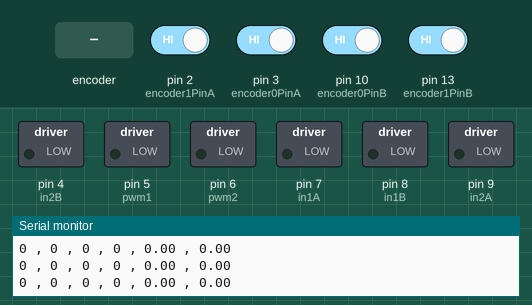
The sketch below on a simulated Arduino Uno, built with avr-gcc and run on an emulated ATmega328P. Shown: switched loads named in the sketch (green lamp = pin HIGH), the last lines printed to the serial monitor. Dashed ring = blinking. The inputs (shaded band) are chosen by the test bench; at power-on: pin 2 (encoder1PinA), pin 3 (encoder0PinA), pin 10 (encoder0PinB), pin 13 (encoder1PinB) HIGH.

Above: at 1.2 s.
1.3 s: rotary encoder on pin 2 (encoder1PinA) / pin 10 (encoder0PinB) turned 3 steps (first pin leading)
At 1.75 s:
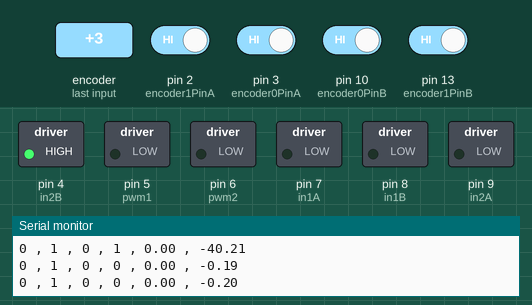
3.4 s: pin 3 (encoder0PinA) driven LOW
At 4.5 s:
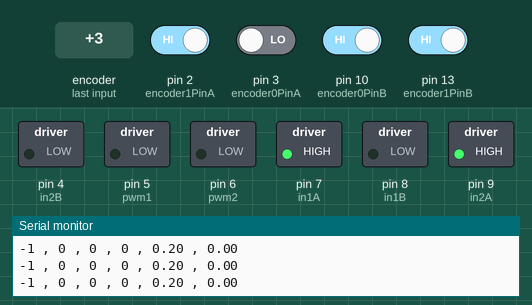
4.9 s: rotary encoder on pin 2 (encoder1PinA) / pin 10 (encoder0PinB) turned 1 step (first pin leading)
At 6.2 s:
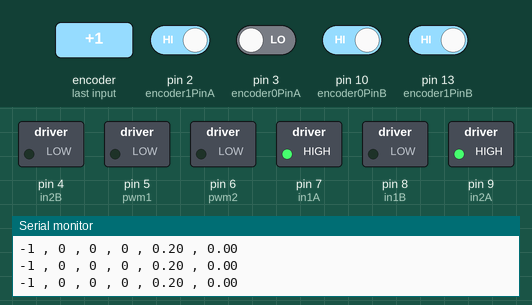
6.6 s: pin 3 (encoder0PinA) driven HIGH
At 7.7 s:
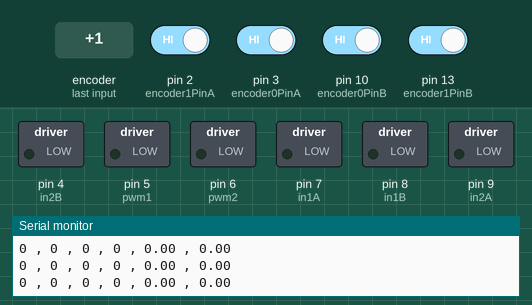
Timing chart, 0 to 9.6 s (numbered marks = the images above; inputs shaded):
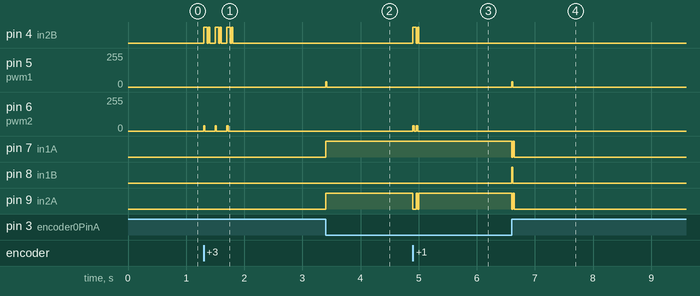

Measured:
- after the input at 1.3 s, pin 4 (in2B): LOW → HIGH at once, then repeats every 0.20 s: LOW 0.02 s, HIGH 0.02 s, LOW 0.10 s, HIGH 0.06 s, until it stays LOW from 1.8 s; pin 6 (pwm2): alternates 40/255 for 0.02 s and 0/255 for 0.18 s, 6 changes in all, then stays 0/255, starting at once
- after the input at 3.4 s, pin 5 (pwm1): 0/255 → 40/255 at once, → 0/255 0.02 s later; pin 7 (in1A), pin 9 (in2A): LOW → HIGH at once
- after the input at 4.9 s, pin 4 (in2B): alternates HIGH for 0.04 s and LOW for 0.02 s, 4 changes in all, then stays LOW, starting at once; pin 6 (pwm2): alternates 40/255 for 0.02 s and 0/255 for 0.04 s, 4 changes in all, then stays 0/255, starting at once
- after the input at 6.6 s, pin 5 (pwm1): 0/255 → 40/255 at once, → 0/255 0.02 s later; pin 7 (in1A), pin 9 (in2A): HIGH → LOW at once, → HIGH 0.02 s later, → LOW 0.02 s later; pin 8 (in1B): LOW → HIGH at once, → LOW 0.02 s later

The sketch:

Final_M0Left_M1Right_8Nov2018.ino
```cpp
#include <PID_v1.h>  //PID loop from http://playground.arduino.cc/Code/PIDLibrary

unsigned long previousMillis = 0;
const long interval = 20;

int diffPosition0,diffPosition1;
int prevPosition0,prevPosition1;

#define encoder0PinA 3
#define encoder0PinB 10
#define encoder1PinA 2
#define encoder1PinB 13

#define in1A 7
#define in1B 8
#define pwm1 5
#define in2A 9
#define in2B 4
#define pwm2 6

volatile long encoder0Pos = 0;
volatile long encoder1Pos = 0;

int read1;
int read2;
char ident;

//Right motor speed control

double Pk1 = 40;  //speed it gets there
double Ik1 = 10;
double Dk1 = 0.0001;
double Setpoint1, Input1, Output1, Output1a;    // PID variables velocity0

PID PID1(&Input1, &Output1, &Setpoint1, Pk1, Ik1 , Dk1, DIRECT);

//Right motor speed control

double Pk2 = 40;  //speed it gets there
double Ik2 = 10;
double Dk2 = 0.0001;
double Setpoint2, Input2, Output2, Output2a;    // PID variables velocity1

PID PID2(&Input2, &Output2, &Setpoint2, Pk2, Ik2 , Dk2, DIRECT);

void setup() {

  Serial.begin (57600);

  PID1.SetMode(AUTOMATIC);
  PID1.SetOutputLimits(-255, 255);
  PID1.SetSampleTime(20);

  PID2.SetMode(AUTOMATIC);
  PID2.SetOutputLimits(-255, 255);
  PID2.SetSampleTime(20);

  pinMode(in1A, OUTPUT);   //  motor PWMs
  pinMode(in1B, OUTPUT);
  pinMode(pwm1, OUTPUT);
  pinMode(in2A, OUTPUT);
  pinMode(in2B, OUTPUT);
  pinMode(pwm2, OUTPUT);

  pinMode(encoder0PinA, INPUT_PULLUP);
  pinMode(encoder0PinB, INPUT_PULLUP);
  pinMode(encoder1PinA, INPUT_PULLUP);
  pinMode(encoder1PinB, INPUT_PULLUP);

// encoder pin on interrupt 0 (pin 2)
  attachInterrupt(digitalPinToInterrupt(encoder0PinA), doEncoder0A, CHANGE);

// encoder pin on interrupt 1 (pin 3)
  attachInterrupt(digitalPinToInterrupt(encoder0PinB), doEncoder0B, CHANGE);

// encoder pin on interrupt 0 (pin 2)
  attachInterrupt(digitalPinToInterrupt(encoder1PinA), doEncoder1A, CHANGE);

// encoder pin on interrupt 1 (pin 3)
  attachInterrupt(digitalPinToInterrupt(encoder1PinB), doEncoder1B, CHANGE);

}

void loop(){ //Do stuff here

       unsigned long currentMillis = millis();
       if (currentMillis - previousMillis >= interval) {  // start timed event
          previousMillis = currentMillis;

          Serial.print(encoder0Pos);
          Serial.print(" , ");
          Serial.print(encoder1Pos);
//          Serial.print(encoder1Pos);
//          Serial.print(" , ");

          // calculate velocity - change in encoder counts over time

          diffPosition0 = ((encoder0Pos - prevPosition0));       // calc change over time and make it always position with abs
          prevPosition0 = encoder0Pos;
          diffPosition1 = ((encoder1Pos - prevPosition1));       // calc change over time and make it always position with abs
          prevPosition1 = encoder1Pos;
          Serial.print(" , ");
          Serial.print(diffPosition0);
          Serial.print(" , ");
          Serial.print(diffPosition1);


          if (Serial.available()>2) {  // check for enough serial data
              // read the incoming byte:
              read1 = Serial.parseInt();   // vel0
              read2 = Serial.parseInt();   // vel1
              ident = Serial.read();

              if (ident == 'a') {
                  Setpoint1 = read1;
                  Serial.print("input0 = ");
                  Serial.println(read1);
                  Setpoint2 = read2;
                  Serial.print("input1 = ");
                  Serial.println(read2);
              }

          } // end of serial read

          Input1 = diffPosition0;
          PID1.Compute();

          Input2 = diffPosition1;
          PID2.Compute();

          Serial.print(" , ");
          Serial.print(Output1);

          Serial.print(" , ");
          Serial.println(Output2);

          // drive motor0

          if (Output1 < 0)                                       // decide which way to turn the motor
          {
            //Output1a = abs(Output1);
            //analogWrite(9, Output1a);                           // set PWM pins
            //analogWrite(10, 0);
            analogWrite(pwm1, abs(Output1));
            analogWrite(in1A, 0);
            analogWrite(in1B, 1023);
          }
          else if (Output1 > 0)                                  // decide which way to turn the motor
          {
            //Output1a = abs(Output1);
            //analogWrite(10, Output1a);
            //analogWrite(9, 0);
            analogWrite(pwm1, abs(Output1));
            analogWrite(in1A, 1023);
            analogWrite(in1B, 0);
          }
          else if (Input1==0)
          {
            analogWrite(pwm1, 0);
            analogWrite(in1A, 0);
            analogWrite(in1B, 0);
          }
          else
          {
            analogWrite(pwm1, 0);
            analogWrite(in1A, 0);
            analogWrite(in1B, 0);
          }


          // drive motor1
          if (Output2 < 0)                                       // decide which way to turn the motor
          {
            //Output2a = abs(Output2);
            //analogWrite(9, Output1a);                           // set PWM pins
            //analogWrite(10, 0);
            analogWrite(pwm2, abs(Output2));
            analogWrite(in2A, 0);
            analogWrite(in2B, 1023);
          }
          else if (Output1 > 0)                                  // decide which way to turn the motor
          {
            //Output2a = abs(Output2);
            //analogWrite(10, Output1a);
            //analogWrite(9, 0);
            analogWrite(pwm2, abs(Output2));
            analogWrite(in2A, 1023);
            analogWrite(in2B, 0);
          }
          else if (Input2==0)
          {
            analogWrite(pwm2, 0);
            analogWrite(in2A, 0);
            analogWrite(in2B, 0);
          }
          else
          {
            analogWrite(pwm2, 0);
            analogWrite(in2A, 0);
            analogWrite(in2B, 0);
          }


      }      // end of timed event

}  // end of main loop


// encoder 1

void doEncoder0A(){

  // look for a low-to-high on channel A
  if (digitalRead(encoder0PinA) == HIGH) {
    // check channel B to see which way encoder is turning
    if (digitalRead(encoder0PinB) == LOW) {
      encoder0Pos = encoder0Pos - 1;         // CW
    }
    else {
      encoder0Pos = encoder0Pos + 1;         // CCW
    }
  }
  else   // must be a high-to-low edge on channel A
  {
    // check channel B to see which way encoder is turning
    if (digitalRead(encoder0PinB) == HIGH) {
      encoder0Pos = encoder0Pos - 1;          // CW
    }
    else {
      encoder0Pos = encoder0Pos + 1;          // CCW
    }
  }
}

void doEncoder0B(){

  // look for a low-to-high on channel B
  if (digitalRead(encoder0PinB) == HIGH) {
   // check channel A to see which way encoder is turning
    if (digitalRead(encoder0PinA) == HIGH) {
      encoder0Pos = encoder0Pos - 1;         // CW
    }
    else {
      encoder0Pos = encoder0Pos + 1;         // CCW
    }
  }
  // Look for a high-to-low on channel B
  else {
    // check channel B to see which way encoder is turning
    if (digitalRead(encoder0PinA) == LOW) {
      encoder0Pos = encoder0Pos - 1;          // CW
    }
    else {
      encoder0Pos = encoder0Pos + 1;          // CCW
    }
  }
}


// encoder 2

void doEncoder1A(){

  // look for a low-to-high on channel A
  if (digitalRead(encoder1PinA) == HIGH) {
    // check channel B to see which way encoder is turning
    if (digitalRead(encoder1PinB) == LOW) {
      encoder1Pos = encoder1Pos + 1;         // CW
    }
    else {
      encoder1Pos = encoder1Pos - 1;         // CCW
    }
  }
  else   // must be a high-to-low edge on channel A
  {
    // check channel B to see which way encoder is turning
    if (digitalRead(encoder1PinB) == HIGH) {
      encoder1Pos = encoder1Pos + 1;          // CW
    }
    else {
      encoder1Pos = encoder1Pos - 1;          // CCW
    }
  }
}

void doEncoder1B(){

  // look for a low-to-high on channel B
  if (digitalRead(encoder1PinB) == HIGH) {
   // check channel A to see which way encoder is turning
    if (digitalRead(encoder1PinA) == HIGH) {
      encoder1Pos = encoder1Pos + 1;         // CW
    }
    else {
      encoder1Pos = encoder1Pos - 1;         // CCW
    }
  }
  // Look for a high-to-low on channel B
  else {
    // check channel B to see which way encoder is turning
    if (digitalRead(encoder1PinA) == LOW) {
      encoder1Pos = encoder1Pos + 1;          // CW
    }
    else {
      encoder1Pos = encoder1Pos - 1;          // CCW
    }
  }
}
```
